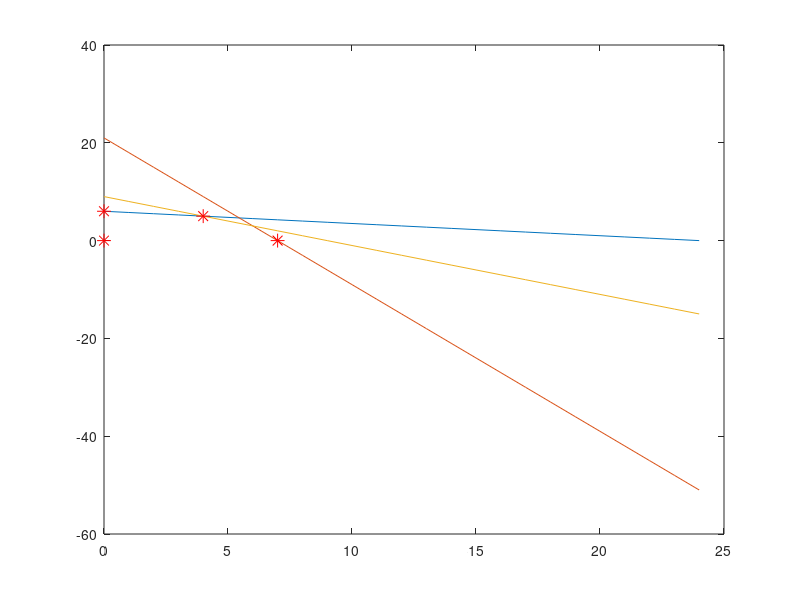

The MATLAB script that drew this image:
%% Max / min 2x1 + 5x2
% where s.t. are 
% 1x1 + 4x2 <= 24
% 3x1 + 1x2 <= 21
% x1 + x2 <= 9
% x1, x2 >= 0

clc;
clear;

%% Phase 1, input parameter
C = [2, 5];
Z = @(x1, x2)2*x1 + 5*x2;

% Constraints 
A = [1 4; 3 1; 1 1];
b = [24 ; 21; 9];

% defining the st's functions 
C1 = @(x1, x2) x1 + 4*x2 - 24;
C2 = @(x1, x2) 3*x1 + 1*x2 - 21;
C3 = @(x1, x2) x1 + x2 - 9;
% number of constraitns
[m, n] = size(A);

%% Phase 2, plotting

x1 = 0:max(b./A(:, 1));

for i = 1:m
    x2 = (b(i)- A(i, 1) * x1) / A(i, 2);

    plot(x1, x2)
    hold on
end

%% Phase 3 Find intersection & corner points
% adding st's for x1 and x2 to be positive 
A = [A; eye(2)];
b = [b; zeros(2, 1)];

m = size(A, 1); % updating
pt = [];
for i = 1:m
    for j = i + 1: m 
        aa = [A(i, :); A(j, :)];
        bb = [b(i); b(j)];
        if (det(aa))
            X = aa \ bb;
            if(X >= 0)
                pt = [pt X];
            end
        end
    end
end

pt = unique(pt', "rows")';

disp(pt)


%% Phase 4 Find Feasable points 
FP = [];
z = [];
for i = 1:size(pt, 2) % 2 gives columns
    pt1 = pt(1, i); 
    pt2 = pt(2, i);
    if(C1(pt1, pt2) <= 0 && C2(pt1, pt2) <= 0 && C3(pt1, pt2) <= 0)
        FP = [FP pt(:, i)]; % Store feasible points
        plot(pt1, pt2, '*r', 'MarkerSize', 10);
        cost = Z(pt1, pt2);
        z = [z cost];
    end
end

disp(FP)
disp(z)

%% Phase 5 finding optimal solution and value
[optimal_val_min, index_min] = min(z);
optimal_sol_min = FP(:, index_min);

% Display minimum solution
fprintf('Minimum Value: %.2f\n', optimal_val_min);
fprintf('Optimal Solution for Minimum: x1 = %.2f, x2 = %.2f\n', optimal_sol_min(1), optimal_sol_min(2));

[optimal_val_max, index_max] = max(z);
optimal_sol_max = FP(:, index_max);

% Display maximum solution
fprintf('Maximum Value: %.2f\n', optimal_val_max);
fprintf('Optimal Solution for Maximum: x1 = %.2f, x2 = %.2f\n', optimal_sol_max(1), optimal_sol_max(2));
